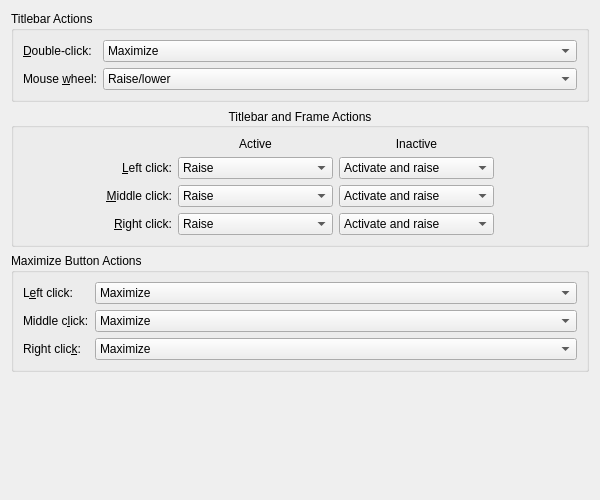
<?xml version="1.0" encoding="UTF-8"?>
<ui version="4.0">
 <class>KWinMouseConfigForm</class>
 <widget class="QWidget" name="KWinMouseConfigForm">
  <property name="geometry">
   <rect>
    <x>0</x>
    <y>0</y>
    <width>600</width>
    <height>500</height>
   </rect>
  </property>
  <layout class="QVBoxLayout" name="verticalLayout">
   <item>
    <widget class="QGroupBox" name="groupBox_1">
     <property name="title">
      <string>Titlebar Actions</string>
     </property>
     <layout class="QFormLayout" name="formLayout_1">
      <property name="formAlignment">
       <set>Qt::AlignHCenter|Qt::AlignTop</set>
      </property>
      <item row="0" column="0">
       <widget class="QLabel" name="label_1">
        <property name="text">
         <string>&amp;Double-click:</string>
        </property>
        <property name="buddy">
         <cstring>kcfg_TitlebarDoubleClickCommand</cstring>
        </property>
       </widget>
      </item>
      <item row="0" column="1">
       <widget class="QComboBox" name="kcfg_TitlebarDoubleClickCommand">
        <property name="whatsThis">
         <string>Behavior on &lt;em&gt;double&lt;/em&gt; click into the titlebar.</string>
        </property>
        <item>
         <property name="text">
          <string extracomment="@item:inlistbox behavior on double click">Maximize</string>
         </property>
        </item>
        <item>
         <property name="text">
          <string extracomment="@item:inlistbox behavior on double click">Vertically maximize</string>
         </property>
        </item>
        <item>
         <property name="text">
          <string extracomment="@item:inlistbox behavior on double click">Horizontally maximize</string>
         </property>
        </item>
        <item>
         <property name="text">
          <string extracomment="@item:inlistbox behavior on double click">Minimize</string>
         </property>
        </item>
        <item>
         <property name="text">
          <string extracomment="@item:inlistbox behavior on double click">Shade</string>
         </property>
        </item>
        <item>
         <property name="text">
          <string extracomment="@item:inlistbox behavior on double click">Lower</string>
         </property>
        </item>
        <item>
         <property name="text">
          <string extracomment="@item:inlistbox behavior on double click">Close</string>
         </property>
        </item>
        <item>
         <property name="text">
          <string extracomment="@item:inlistbox behavior on double click">Show on all desktops</string>
         </property>
        </item>
        <item>
         <property name="text">
          <string extracomment="@item:inlistbox behavior on double click">Do nothing</string>
         </property>
        </item>
       </widget>
      </item>
      <item row="1" column="0">
       <widget class="QLabel" name="label_2">
        <property name="text">
         <string>Mouse &amp;wheel:</string>
        </property>
        <property name="buddy">
         <cstring>kcfg_CommandTitlebarWheel</cstring>
        </property>
       </widget>
      </item>
      <item row="1" column="1">
       <widget class="QComboBox" name="kcfg_CommandTitlebarWheel">
        <property name="whatsThis">
         <string>Behavior on &lt;em&gt;mouse wheel&lt;/em&gt; scroll over the titlebar.</string>
        </property>
        <item>
         <property name="text">
          <string>Raise/lower</string>
         </property>
        </item>
        <item>
         <property name="text">
          <string>Shade/unshade</string>
         </property>
        </item>
        <item>
         <property name="text">
          <string>Maximize/restore</string>
         </property>
        </item>
        <item>
         <property name="text">
          <string>Keep above/below</string>
         </property>
        </item>
        <item>
         <property name="text">
          <string>Move to previous/next desktop</string>
         </property>
        </item>
        <item>
         <property name="text">
          <string>Change opacity</string>
         </property>
        </item>
        <item>
         <property name="text">
          <string>Do nothing</string>
         </property>
        </item>
       </widget>
      </item>
     </layout>
    </widget>
   </item>
   <item>
    <widget class="QGroupBox" name="groupBox_2">
     <property name="title">
      <string>Titlebar and Frame Actions</string>
     </property>
     <property name="alignment">
      <set>Qt::AlignCenter</set>
     </property>
     <layout class="QHBoxLayout" name="horizontalLayout_1">
      <item>
       <spacer name="horizontalSpacer_1">
        <property name="orientation">
         <enum>Qt::Horizontal</enum>
        </property>
        <property name="sizeHint" stdset="0">
         <size>
          <width>0</width>
          <height>0</height>
         </size>
        </property>
       </spacer>
      </item>
      <item>
       <layout class="QGridLayout" name="gridLayout_1">
        <item row="0" column="1">
         <widget class="QLabel" name="label_3">
          <property name="text">
           <string>Active</string>
          </property>
          <property name="alignment">
           <set>Qt::AlignCenter</set>
          </property>
         </widget>
        </item>
        <item row="1" column="0">
         <widget class="QLabel" name="label_5">
          <property name="text">
           <string>&amp;Left click:</string>
          </property>
          <property name="alignment">
           <set>Qt::AlignRight|Qt::AlignTrailing|Qt::AlignVCenter</set>
          </property>
          <property name="buddy">
           <cstring>kcfg_CommandActiveTitlebar1</cstring>
          </property>
         </widget>
        </item>
        <item row="0" column="2">
         <widget class="QLabel" name="label_4">
          <property name="text">
           <string>Inactive</string>
          </property>
          <property name="alignment">
           <set>Qt::AlignCenter</set>
          </property>
         </widget>
        </item>
        <item row="2" column="0">
         <widget class="QLabel" name="label_6">
          <property name="text">
           <string>&amp;Middle click:</string>
          </property>
          <property name="alignment">
           <set>Qt::AlignRight|Qt::AlignTrailing|Qt::AlignVCenter</set>
          </property>
          <property name="buddy">
           <cstring>kcfg_CommandActiveTitlebar2</cstring>
          </property>
         </widget>
        </item>
        <item row="3" column="0">
         <widget class="QLabel" name="label_7">
          <property name="text">
           <string>&amp;Right click:</string>
          </property>
          <property name="alignment">
           <set>Qt::AlignRight|Qt::AlignTrailing|Qt::AlignVCenter</set>
          </property>
          <property name="buddy">
           <cstring>kcfg_CommandActiveTitlebar3</cstring>
          </property>
         </widget>
        </item>
        <item row="1" column="1">
         <widget class="QComboBox" name="kcfg_CommandActiveTitlebar1">
          <property name="sizePolicy">
           <sizepolicy hsizetype="Expanding" vsizetype="Fixed">
            <horstretch>0</horstretch>
            <verstretch>0</verstretch>
           </sizepolicy>
          </property>
          <property name="whatsThis">
           <string>Behavior on &lt;em&gt;left&lt;/em&gt; click into the titlebar or frame of an &lt;em&gt;active&lt;/em&gt; window.</string>
          </property>
          <item>
           <property name="text">
            <string>Raise</string>
           </property>
          </item>
          <item>
           <property name="text">
            <string>Lower</string>
           </property>
          </item>
          <item>
           <property name="text">
            <string>Toggle raise and lower</string>
           </property>
          </item>
          <item>
           <property name="text">
            <string>Minimize</string>
           </property>
          </item>
          <item>
           <property name="text">
            <string>Shade</string>
           </property>
          </item>
          <item>
           <property name="text">
            <string>Close</string>
           </property>
          </item>
          <item>
           <property name="text">
            <string>Show actions menu</string>
           </property>
          </item>
          <item>
           <property name="text">
            <string>Do nothing</string>
           </property>
          </item>
         </widget>
        </item>
        <item row="1" column="2">
         <widget class="QComboBox" name="kcfg_CommandInactiveTitlebar1">
          <property name="whatsThis">
           <string>Behavior on &lt;em&gt;left&lt;/em&gt; click into the titlebar or frame of an &lt;em&gt;inactive&lt;/em&gt; window.</string>
          </property>
          <item>
           <property name="text">
            <string>Activate and raise</string>
           </property>
          </item>
          <item>
           <property name="text">
            <string>Activate and lower</string>
           </property>
          </item>
          <item>
           <property name="text">
            <string>Activate</string>
           </property>
          </item>
          <item>
           <property name="text">
            <string>Raise</string>
           </property>
          </item>
          <item>
           <property name="text">
            <string>Lower</string>
           </property>
          </item>
          <item>
           <property name="text">
            <string>Toggle raise and lower</string>
           </property>
          </item>
          <item>
           <property name="text">
            <string>Minimize</string>
           </property>
          </item>
          <item>
           <property name="text">
            <string>Shade</string>
           </property>
          </item>
          <item>
           <property name="text">
            <string>Close</string>
           </property>
          </item>
          <item>
           <property name="text">
            <string>Show actions menu</string>
           </property>
          </item>
          <item>
           <property name="text">
            <string>Do nothing</string>
           </property>
          </item>
         </widget>
        </item>
        <item row="2" column="1">
         <widget class="QComboBox" name="kcfg_CommandActiveTitlebar2">
          <property name="sizePolicy">
           <sizepolicy hsizetype="Expanding" vsizetype="Fixed">
            <horstretch>0</horstretch>
            <verstretch>0</verstretch>
           </sizepolicy>
          </property>
          <property name="whatsThis">
           <string>Behavior on &lt;em&gt;left&lt;/em&gt; click into the titlebar or frame of an &lt;em&gt;active&lt;/em&gt; window.</string>
          </property>
          <item>
           <property name="text">
            <string>Raise</string>
           </property>
          </item>
          <item>
           <property name="text">
            <string>Lower</string>
           </property>
          </item>
          <item>
           <property name="text">
            <string>Toggle raise and lower</string>
           </property>
          </item>
          <item>
           <property name="text">
            <string>Minimize</string>
           </property>
          </item>
          <item>
           <property name="text">
            <string>Shade</string>
           </property>
          </item>
          <item>
           <property name="text">
            <string>Close</string>
           </property>
          </item>
          <item>
           <property name="text">
            <string>Show actions menu</string>
           </property>
          </item>
          <item>
           <property name="text">
            <string>Do nothing</string>
           </property>
          </item>
         </widget>
        </item>
        <item row="2" column="2">
         <widget class="QComboBox" name="kcfg_CommandInactiveTitlebar2">
          <property name="whatsThis">
           <string>Behavior on &lt;em&gt;left&lt;/em&gt; click into the titlebar or frame of an &lt;em&gt;inactive&lt;/em&gt; window.</string>
          </property>
          <item>
           <property name="text">
            <string>Activate and raise</string>
           </property>
          </item>
          <item>
           <property name="text">
            <string>Activate and lower</string>
           </property>
          </item>
          <item>
           <property name="text">
            <string>Activate</string>
           </property>
          </item>
          <item>
           <property name="text">
            <string>Raise</string>
           </property>
          </item>
          <item>
           <property name="text">
            <string>Lower</string>
           </property>
          </item>
          <item>
           <property name="text">
            <string>Toggle raise and lower</string>
           </property>
          </item>
          <item>
           <property name="text">
            <string>Minimize</string>
           </property>
          </item>
          <item>
           <property name="text">
            <string>Shade</string>
           </property>
          </item>
          <item>
           <property name="text">
            <string>Close</string>
           </property>
          </item>
          <item>
           <property name="text">
            <string>Show actions menu</string>
           </property>
          </item>
          <item>
           <property name="text">
            <string>Do nothing</string>
           </property>
          </item>
         </widget>
        </item>
        <item row="3" column="1">
         <widget class="QComboBox" name="kcfg_CommandActiveTitlebar3">
          <property name="sizePolicy">
           <sizepolicy hsizetype="Expanding" vsizetype="Fixed">
            <horstretch>0</horstretch>
            <verstretch>0</verstretch>
           </sizepolicy>
          </property>
          <property name="whatsThis">
           <string>Behavior on &lt;em&gt;left&lt;/em&gt; click into the titlebar or frame of an &lt;em&gt;active&lt;/em&gt; window.</string>
          </property>
          <item>
           <property name="text">
            <string>Raise</string>
           </property>
          </item>
          <item>
           <property name="text">
            <string>Lower</string>
           </property>
          </item>
          <item>
           <property name="text">
            <string>Toggle raise and lower</string>
           </property>
          </item>
          <item>
           <property name="text">
            <string>Minimize</string>
           </property>
          </item>
          <item>
           <property name="text">
            <string>Shade</string>
           </property>
          </item>
          <item>
           <property name="text">
            <string>Close</string>
           </property>
          </item>
          <item>
           <property name="text">
            <string>Show actions menu</string>
           </property>
          </item>
          <item>
           <property name="text">
            <string>Do nothing</string>
           </property>
          </item>
         </widget>
        </item>
        <item row="3" column="2">
         <widget class="QComboBox" name="kcfg_CommandInactiveTitlebar3">
          <property name="whatsThis">
           <string>Behavior on &lt;em&gt;left&lt;/em&gt; click into the titlebar or frame of an &lt;em&gt;inactive&lt;/em&gt; window.</string>
          </property>
          <item>
           <property name="text">
            <string>Activate and raise</string>
           </property>
          </item>
          <item>
           <property name="text">
            <string>Activate and lower</string>
           </property>
          </item>
          <item>
           <property name="text">
            <string>Activate</string>
           </property>
          </item>
          <item>
           <property name="text">
            <string>Raise</string>
           </property>
          </item>
          <item>
           <property name="text">
            <string>Lower</string>
           </property>
          </item>
          <item>
           <property name="text">
            <string>Toggle raise and lower</string>
           </property>
          </item>
          <item>
           <property name="text">
            <string>Minimize</string>
           </property>
          </item>
          <item>
           <property name="text">
            <string>Shade</string>
           </property>
          </item>
          <item>
           <property name="text">
            <string>Close</string>
           </property>
          </item>
          <item>
           <property name="text">
            <string>Show actions menu</string>
           </property>
          </item>
          <item>
           <property name="text">
            <string>Do nothing</string>
           </property>
          </item>
         </widget>
        </item>
       </layout>
      </item>
      <item>
       <spacer name="horizontalSpacer_2">
        <property name="orientation">
         <enum>Qt::Horizontal</enum>
        </property>
        <property name="sizeHint" stdset="0">
         <size>
          <width>0</width>
          <height>0</height>
         </size>
        </property>
       </spacer>
      </item>
     </layout>
    </widget>
   </item>
   <item>
    <widget class="QGroupBox" name="groupBox_3">
     <property name="title">
      <string>Maximize Button Actions</string>
     </property>
     <layout class="QFormLayout" name="formLayout_2">
      <property name="formAlignment">
       <set>Qt::AlignHCenter|Qt::AlignTop</set>
      </property>
      <item row="0" column="0">
       <widget class="QLabel" name="label_8">
        <property name="whatsThis">
         <string>Behavior on &lt;em&gt;left&lt;/em&gt; click onto the maximize button.</string>
        </property>
        <property name="text">
         <string>L&amp;eft click:</string>
        </property>
        <property name="buddy">
         <cstring>kcfg_MaximizeButtonLeftClickCommand</cstring>
        </property>
       </widget>
      </item>
      <item row="0" column="1">
       <widget class="QComboBox" name="kcfg_MaximizeButtonLeftClickCommand">
        <property name="whatsThis">
         <string>Behavior on &lt;em&gt;left&lt;/em&gt; click onto the maximize button.</string>
        </property>
        <item>
         <property name="text">
          <string>Maximize</string>
         </property>
        </item>
        <item>
         <property name="text">
          <string>Vertically maximize</string>
         </property>
        </item>
        <item>
         <property name="text">
          <string>Horizontally maximize</string>
         </property>
        </item>
       </widget>
      </item>
      <item row="1" column="0">
       <widget class="QLabel" name="label_9">
        <property name="whatsThis">
         <string>Behavior on &lt;em&gt;middle&lt;/em&gt; click onto the maximize button.</string>
        </property>
        <property name="text">
         <string>Middle c&amp;lick:</string>
        </property>
        <property name="buddy">
         <cstring>kcfg_MaximizeButtonMiddleClickCommand</cstring>
        </property>
       </widget>
      </item>
      <item row="1" column="1">
       <widget class="QComboBox" name="kcfg_MaximizeButtonMiddleClickCommand">
        <property name="whatsThis">
         <string>Behavior on &lt;em&gt;middle&lt;/em&gt; click onto the maximize button.</string>
        </property>
        <item>
         <property name="text">
          <string>Maximize</string>
         </property>
        </item>
        <item>
         <property name="text">
          <string>Vertically maximize</string>
         </property>
        </item>
        <item>
         <property name="text">
          <string>Horizontally maximize</string>
         </property>
        </item>
       </widget>
      </item>
      <item row="2" column="0">
       <widget class="QLabel" name="label_10">
        <property name="whatsThis">
         <string>Behavior on &lt;em&gt;right&lt;/em&gt; click onto the maximize button.</string>
        </property>
        <property name="text">
         <string>Right clic&amp;k:</string>
        </property>
        <property name="buddy">
         <cstring>kcfg_MaximizeButtonRightClickCommand</cstring>
        </property>
       </widget>
      </item>
      <item row="2" column="1">
       <widget class="QComboBox" name="kcfg_MaximizeButtonRightClickCommand">
        <property name="whatsThis">
         <string>Behavior on &lt;em&gt;right&lt;/em&gt; click onto the maximize button.</string>
        </property>
        <item>
         <property name="text">
          <string>Maximize</string>
         </property>
        </item>
        <item>
         <property name="text">
          <string>Vertically maximize</string>
         </property>
        </item>
        <item>
         <property name="text">
          <string>Horizontally maximize</string>
         </property>
        </item>
       </widget>
      </item>
     </layout>
    </widget>
   </item>
   <item>
    <spacer name="verticalSpacer_1">
     <property name="orientation">
      <enum>Qt::Vertical</enum>
     </property>
     <property name="sizeHint" stdset="0">
      <size>
       <width>0</width>
       <height>0</height>
      </size>
     </property>
    </spacer>
   </item>
  </layout>
 </widget>
 <tabstops>
  <tabstop>kcfg_TitlebarDoubleClickCommand</tabstop>
  <tabstop>kcfg_CommandTitlebarWheel</tabstop>
  <tabstop>kcfg_CommandActiveTitlebar1</tabstop>
  <tabstop>kcfg_CommandInactiveTitlebar1</tabstop>
  <tabstop>kcfg_CommandActiveTitlebar2</tabstop>
  <tabstop>kcfg_CommandInactiveTitlebar2</tabstop>
  <tabstop>kcfg_CommandActiveTitlebar3</tabstop>
  <tabstop>kcfg_CommandInactiveTitlebar3</tabstop>
  <tabstop>kcfg_MaximizeButtonLeftClickCommand</tabstop>
  <tabstop>kcfg_MaximizeButtonMiddleClickCommand</tabstop>
  <tabstop>kcfg_MaximizeButtonRightClickCommand</tabstop>
 </tabstops>
 <resources/>
 <connections/>
</ui>
